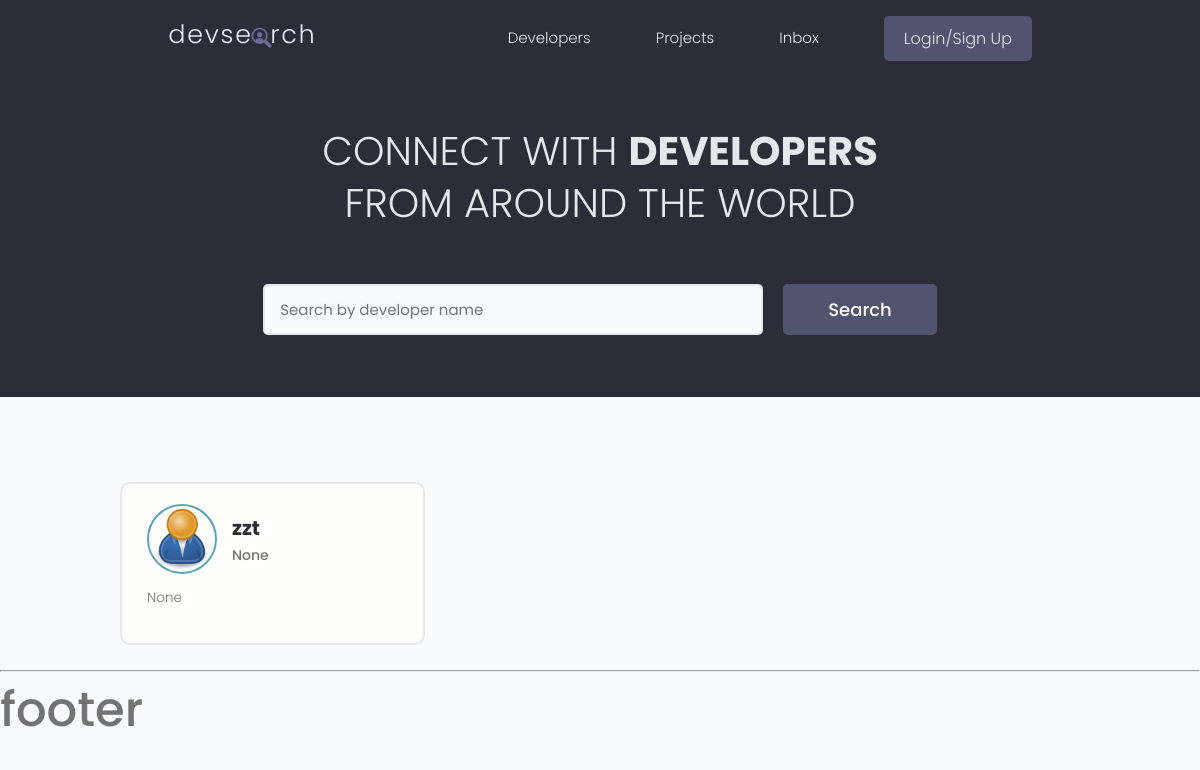
The app's page /users/, older data.
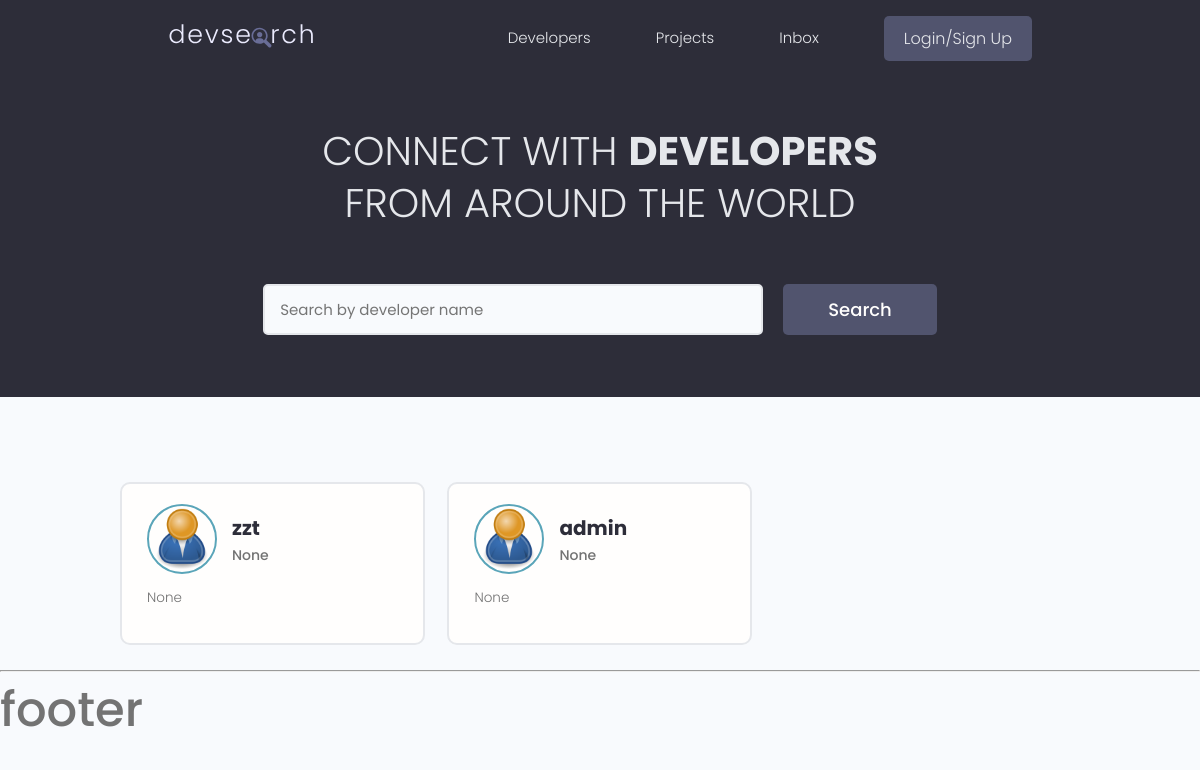
The same page, newer data.
### users/models.py (models this page shows, shortened)
class Profile(models.Model):
    user = models.OneToOneField(User, on_delete=models.CASCADE, null=True)
    name = models.CharField(max_length=200, blank=True, null=True)
    username = models.CharField(max_length=200, blank=True, null=True)
    email = models.EmailField(max_length=500, blank=True, null=True)
    short_intro = models.CharField(max_length=200, blank=True, null=True)
    location = models.CharField(max_length=200, blank=True, null=True)
    bio = models.TextField(blank=True, null=True)
    profile_image = models.ImageField(null=True, blank=True,
                                      upload_to='profiles/', default='profiles/user-default.png')
    social_github = models.CharField(max_length=200, blank=True, null=True)
    social_twitter = models.CharField(max_length=200, blank=True, null=True)
    social_linkedin = models.CharField(max_length=200, blank=True, null=True)
    social_youtube = models.CharField(max_length=200, blank=True, null=True)
    social_website = models.CharField(max_length=200, blank=True, null=True)
    created = models.DateTimeField(auto_now_add=True)
    id = models.UUIDField(default=uuid.uuid4, unique=True,
                          primary_key=True, editable=False)
    class Meta:
        ordering = ['created']

### users/views.py (the view)
# urls.py: path('', views.profiles, name='profiles'),
def profiles(request):
    profiles, search_query = searchProfiles(request)
    profiles, custom_range, num_pages = paginateQuerysets(request, profiles, 3)
    context = {
        'profiles': profiles,
        'search_query': search_query,
        'custom_range': custom_range,
        'num_pages': num_pages,
    }
    return render(request, 'users/profiles.html', context)

### projects/utils.py (called while the page is built)
def paginateQuerysets(request, querysets, results):
    page = request.GET.get('page')
    results = results
    paginator = Paginator(querysets, results)
    num_pages = paginator.num_pages
    try:
        querysets = paginator.page(page)
    except PageNotAnInteger:
        page = 1
        querysets = paginator.page(page)
    except EmptyPage:
        page = paginator.num_pages
        querysets = paginator.page(page)
    leftIndex = (int(page) - 4)
    if leftIndex < 1:
        leftIndex = 1
    rightIndex = (int(page) + 5)
    if rightIndex > paginator.num_pages:
        rightIndex = paginator.num_pages
    custome_range = range(leftIndex, rightIndex + 1)
    return querysets, custome_range, num_pages

### users/utils.py (called while the page is built)
def searchProfiles(request):
    search_query = ''
    if request.GET.get('search_query'):
        search_query = request.GET.get('search_query')
    skills = Skill.objects.filter(name__icontains=search_query)
    profiles = Profile.objects.distinct().filter(Q(name__icontains=search_query) |
                                                 Q(short_intro__icontains=search_query) |
                                                 Q(skill__in=skills))
    return profiles, search_query

### users/templates/users/profiles.html (shortened to what this page needs)
{% extends 'main.html' %}
{% block content %}
    <main class="home">
        <section class="hero-section text-center">
            <div class="container container--narrow">
                <div class="hero-section__box">
                    <h2>CONNECT WITH <span>DEVELOPERS</span></h2>
                    <h2>FROM AROUND THE WORLD</h2>
                </div>
                <div class="hero-section__search">
                    <form id="searchForm" class="form" action="{% url 'profiles' %}" method="get">
                        <div class="form__field">
                            <input class="input input--text" id="formInput#search" type="text" name="search_query"
                                   value="{{ search_query }}" placeholder="Search by developer name"/>
                        </div>
                        <input class="btn btn--sub btn--lg" type="submit" value="Search"/>
                    </form>
                </div>
            </div>
        </section>
        <section class="devlist">
            <div class="container">
                <div class="grid grid--three">
                    {% for profile in profiles %}
                        <div class="column card">
                            <div class="dev">
                                <a href="{% url 'user-profile' profile.id %}" class="card__body">
                                    <div class="dev__profile">
                                        <img class="avatar avatar--md" src="{{ profile.profile_image.url }}"
                                             alt="image"/>
                                        <div class="dev__meta">
                                            <h3>{{ profile.name }}</h3>
                                            <h5>{{ profile.short_intro }}</h5>
                                        </div>
                                    </div>
                                    <p class="dev__info">
                                        {{ profile.bio|slice:'60' }}
                                    </p>
                                </a>
                            </div>
                        </div>
                    {% endfor %}
                </div>
            </div>
        </section>
    </main>
{% endblock content %}

### templates/main.html (shortened to what this page needs)
<!DOCTYPE html>
{% load static %}
<html lang="en">
<head>
    <link rel="stylesheet" href="{% static 'uikit/styles/uikit.css' %}"/>
    <link rel="stylesheet" href="{% static 'styles/app.css' %}"/>
    <link rel="stylesheet" href="https://cdn.jsdelivr.net/npm/bootstrap-icons@1.10.2/font/bootstrap-icons.css">
</head>
<body>
{% include 'navbar.html' %}
{% block content %}
{% endblock content %}
{% include 'footer.html' %}
</body>
</html>

### templates/navbar.html (shortened to what this page needs)
{% load static %}
<header class="header">
    <div class="container container--narrow">
        <a href="{% url 'profiles' %}" class="header__logo">
            <img src="{% static 'images/logo.svg' %}" alt="DevSearch Logo"/>
        </a>
        <nav class="header__nav">
            <ul class="header__menu">
                <li class="header__menuItem"><a href="{% url 'profiles' %}">Developers</a></li>
                <li class="header__menuItem"><a href="{% url 'projects' %}">Projects</a></li>
                <li class="header__menuItem"><a href="">Inbox</a></li>
                {% if request.user.is_authenticated %}
                    <li class="header__menuItem"><a href="{% url 'create-project' %}">Add Project</a></li>
                    <li class="header__menuItem"><a href="{% url 'user-account' %}">Account</a></li>
                    <li class="header__menuItem"><a href="{% url 'logout' %}" class="btn btn--sub">Logout</a></li>
                {% else %}
                    <li class="header__menuItem"><a href="{% url 'login' %}" class="btn btn--sub">Login/Sign Up</a></li>
                {% endif %}
            </ul>
        </nav>
    </div>
</header>

### templates/footer.html
<hr>
<h1>footer</h1>

### static/styles/app.css (style rules this page uses)
:root { --color-sub: #2d2d39; }
.btn--sub { background-color: var(--color-sub-light); }
.card { border: 2px solid var(--color-light); }
img { width: 100%; }
.header { position: sticky; z-index: 111; background-color: var(--color-sub); padding: 1.5rem 0; }
.header > .container { display: flex; justify-content: space-between; align-items: center; }
.header__logo > img { height: 3.8rem; }
.header__nav > ul { display: inline-flex; align-items: center; list-style: none; gap: 6.5rem; }
.header__menuItem > a { color: var(--color-light); font-weight: 300; }
.hero-section { height: 40vh; display: flex; align-items: center; background-color: var(--color-sub); }
.hero-section__box { margin-bottom: 4rem; }
.hero-section__box > h2, .hero-section__box > h2 > span { font-size: 4rem; color: var(--color-light); line-height: 1.3; text-transform: uppercase; }
.hero-section__box > h2 { font-weight: 300; }
.hero-section__box > h2 > span { font-weight: 700; }
.hero-section__search > .form { display: flex; align-items: center; justify-content: center; gap: 2rem; }
.hero-section__search > .form input.input--text { width: 50rem; }
.devlist { margin-top: 8rem; }
.devlist .grid { align-items: stretch; }
.devlist .dev .dev__profile { display: flex; align-items: center; gap: 1.5rem; }
.devlist .dev .dev__meta h3 { color: var(--color-sub); font-size: 2rem; font-weight: 700; }
.devlist .dev .dev__meta h5 { color: var(--color-text); font-size: 1.4rem; font-weight: 500; }
.devlist .dev .dev__info { margin: 1.5rem 0; font-size: 1.35rem; line-height: 1.4; text-align: justify; }

### static/uikit/styles/modules/_variables.css (style rules this page uses)
:root { --color-main: #5aa5b9; --color-main-light: #e6faff; --color-sub: #3f4156; --color-sub-light: #51546e; --color-sub-lighter: #ededfd; --color-text: #737373; --color-gray: #8b8b8b; --color-light: #e5e7eb; --color-light-gray: #767676; --color-bg: #f8fafd; --color-white: #fffefd; --color-white-light: #f3f3f3; --color-success: #359e64; --color-success-bg: #def8e8; --color-error: #fc4b0b; --color-error-bg: #fff2ee; --font-base: 'Poppins', arial, helvetica, 'Segoe UI', roboto, ubuntu, sans-serif; --font-monospace: 'Fira Code', 'Courier New', courier, monospace; --font-regular: 300; --font-medium: 500; --font-bold: 700; --generic-shadow: 1px 1px 5px #00000010; --generic-transition: all 0.3s ease-in-out; }

### static/uikit/styles/modules/_base.css (style rules this page uses)
* { margin: 0; padding: 0; box-sizing: border-box; text-rendering: optimizeLegibility; color: inherit; font-size: inherit; }
html { font-size: 50%; }
@media only screen and (min-width: 480px) { html { font-size: 56.25%; } }
@media only screen and (min-width: 1200px) { html { font-size: 62.5%; } }
body { line-height: 1.6; font-weight: 400; font-size: 1.5rem; color: var(--color-text); background-color: var(--color-bg); min-height: 100vh; }

### static/uikit/styles/modules/_typography.css (style rules this page uses)
* { font-family: var(--font-base); }
h1 { font-size: 4.8rem; font-weight: var(--font-medium); }
h2 { font-size: 3.6rem; font-weight: var(--font-bold); }
h3 { font-size: 3.2rem; font-weight: var(--font-medium); }
h5 { font-size: 2.4rem; font-weight: var(--font-medium); }
h5, h6 { font-weight: var(--font-regular); }
p, span, strong { font-size: 1.6rem; color: var(--color-text); font-weight: var(--font-regular); }
a { padding-bottom: 2px; text-decoration: none; display: inline-block; color: var(--color-main); font-weight: var(--font-medium); }

### static/uikit/styles/modules/_utilities.css (style rules this page uses)
.container { width: 92%; max-width: 165rem; margin: 0 auto; box-sizing: border-box; }
.container--narrow { width: 92%; max-width: 120rem; }
@media screen and (min-width: 1000px) { .container { width: 90%; } }
@media screen and (min-width: 1000px) { .container--narrow { width: 85%; } }
@media screen and (min-width: 1200px) { .container { width: 80%; } }
@media screen and (min-width: 1200px) { .container--narrow { width: 72%; } }
.text-center { text-align: center; }

### static/uikit/styles/modules/_avatar.css (style rules this page uses)
.avatar { border-radius: 50%; border: 2px solid var(--color-main); object-fit: cover; }
.avatar--md { height: 7rem; width: 7rem; }

### static/uikit/styles/modules/_card.css (style rules this page uses)
.card { border-radius: 1rem; background-color: var(--color-white); border: 1.5px solid var(--color-light); width: auto; height: auto; margin-top: 0.5rem; margin-bottom: 0.5rem; overflow: hidden; }
.card__body, .card__header { padding: 2rem 2.5rem; }

Row changes from the older to the newer data that the page shows:
added Profile: profile_image (placeholder picture), name "admin", short_intro "None", bio "None"
